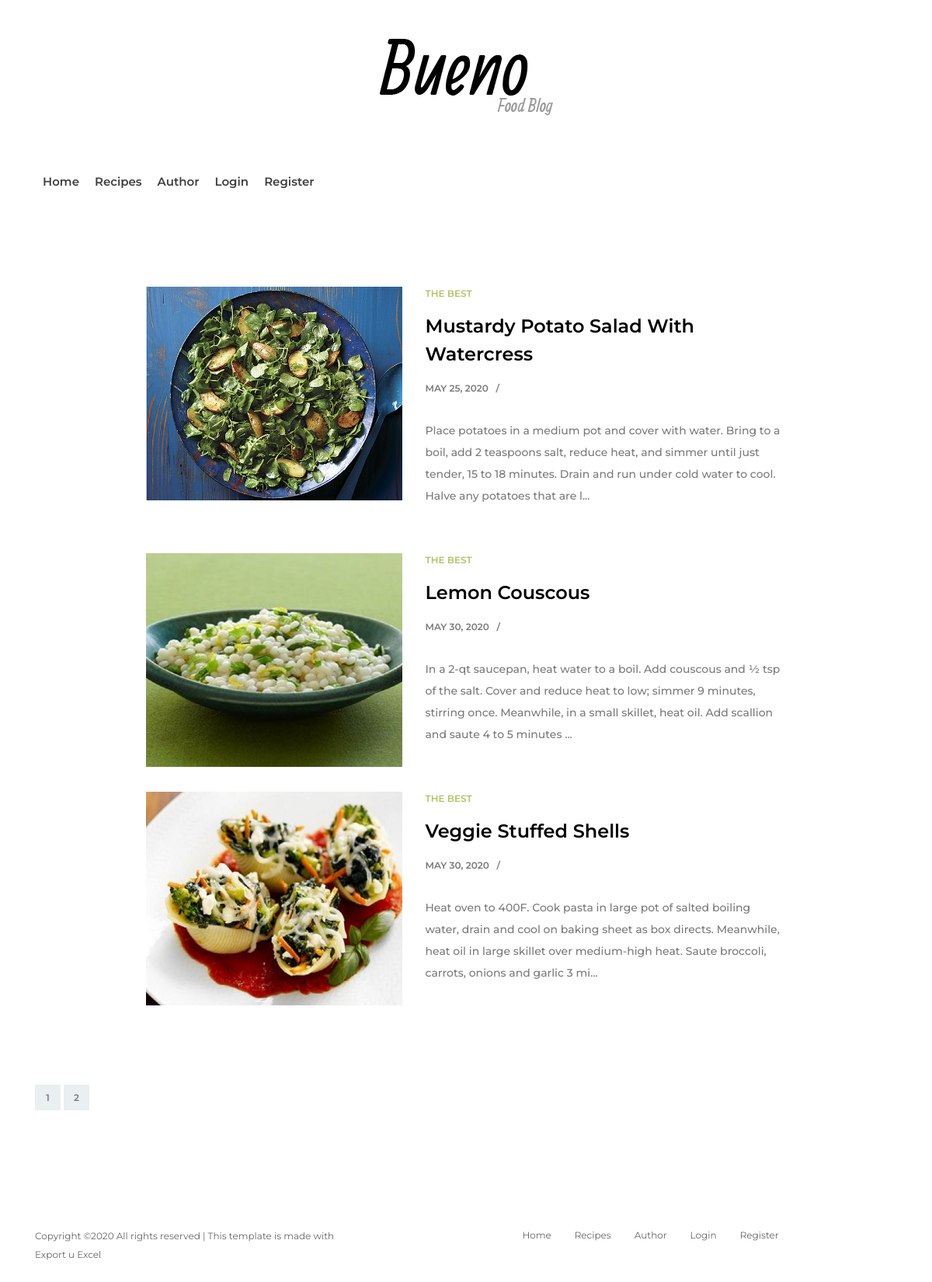
/index.php?page=recepti&id=1, run on the app's committed database.
### tables this page shows
CREATE TABLE `navmeni` (
  `id_n` int(10) NOT NULL,
  `naziv` varchar(100) NOT NULL,
  `putanja` varchar(100) NOT NULL,
  `parent` int(10) DEFAULT NULL,
  `pozicija` int(10) NOT NULL,
  `prikaz` int(10) NOT NULL
);

CREATE TABLE `recepti` (
  `id_r` int(10) NOT NULL,
  `naziv` varchar(100) NOT NULL,
  `nacin_pripreme` text NOT NULL,
  `sastojci` varchar(255) NOT NULL,
  `id_kat` int(10) NOT NULL,
  `slika` varchar(100) NOT NULL,
  `datum_kreiranja` timestamp(6) NOT NULL DEFAULT CURRENT_TIMESTAMP(6) ON UPDATE CURRENT_TIMESTAMP(6),
  `vreme_pripreme` int(10) NOT NULL,
  `kalorije` int(10) NOT NULL,
  `za_posluziti` int(10) NOT NULL
);

### models/recepti/functions.php (called while the page is built, shortened)
<?php
function dohvatiBrojStrana($idKat){
    try {
        return executeQueryOneRow("SELECT COUNT(*) as broj FROM recepti WHERE id_kat = $idKat");
    }catch (PDOException $ex) {
        return [
            'message'=> $ex->getMessage()
        ];
    }
}
function dohvatiPaginaciju($idKat){
    $result = dohvatiBrojStrana($idKat);
    $broj = $result->broj;
    return ceil($broj/RECEPT_OFFSET);
}
function dohvatiReceptePoPaginaciji($idKat, $limit = 0){
    global $conn;
    try{
        $upit = $conn->prepare("SELECT * FROM recepti WHERE id_kat = :idKat LIMIT :limit, :offset");
        $limit = ((int) $limit) * RECEPT_OFFSET;
        $offset = RECEPT_OFFSET;
        $upit->bindParam(":idKat", $idKat, PDO::PARAM_INT);
        $upit->bindParam(":limit", $limit, PDO::PARAM_INT);
        $upit->bindParam(":offset", $offset, PDO::PARAM_INT);
        $upit->execute();
        $recepti = $upit->fetchAll();
        return $recepti;
    }catch (PDOException $ex){
        return [
                'message'=> $ex->getMessage()
            ];
    }
}

### config/connection.php (called while the page is built, shortened)
<?php
try{
    $conn = new PDO('mysql:host='.SERVER.';dbname='.DATABASE.';charset-utf8', USERNAME, PASSWORD);
    $conn->setAttribute(PDO::ATTR_ERRMODE, PDO::ERRMODE_EXCEPTION);
    $conn->setAttribute(PDO::ATTR_DEFAULT_FETCH_MODE, PDO::FETCH_OBJ);
}catch (PDOException $ex){
    echo $ex->getMessage();
}
function executeQueryOneRow($query){
    global $conn;
    return $conn->query($query)->fetch();
}

### views/pages/recepti.php (the view, shortened to what this page needs)
<div class="catagory-post-area section-padding-100">
    <div class="container">
        <div class="row justify-content-center" id="receptiPoKat">
            <?php
                if(isset($_GET['id'])){
                    require_once "config/connection.php";
                    $id = $_GET['id'];
                    include "models/recepti/functions.php";
                    $limit = isset($_GET['limit']) ? $_GET['limit'] : 0;
                    $recepti = dohvatiReceptePoPaginaciji($id, $limit);
                    foreach($recepti as $recept):
                    $datumTmp = strtotime($recept->datum_kreiranja);
                    $datum = date("F j, Y", $datumTmp);
            ?>
            <div class="col-12 col-lg-8 col-xl-9">
                <div class="single-blog-post style-1 d-flex flex-wrap mb-30">
                    <div class="blog-thumbnail">
                        <img src="<?=$recept->slika?>" alt="<?=$recept->naziv?>">
                    </div>
                    <div class="blog-content">
                        <a href="index.php?page=recept&id=<?=$recept->id_r?>" class="post-tag">The Best</a>
                        <a href="index.php?page=recept&id=<?=$recept->id_r?>" class="post-title"><?=$recept->naziv?></a>
                        <div class="post-meta">
                            <a href="#" class="post-date"><?=$datum?></a>
                        </div>
                        <span class="more"><p><?=$recept->nacin_pripreme?></p></span>
                    </div>
                </div>
            </div>
            <?php endforeach; ?>
            <?php } ?>
        </div>
        <div class="row">
            <div class="col-12">
                <div class="pagination-area mt-70">
                    <nav aria-label="Page navigation example">
                        <ul class="pagination">
                            <?php
                                $number = dohvatiPaginaciju($id);
                                for($i = 0; $i<$number;$i++):
                                    $index = $i+1;
                            ?>
                            <li class="page-item">
                                <a data-limit="<?= $i ?>" data-id="<?= $id ?>" class="page-link brojStrana" href="#"><?= $index ?></a>
                            </li>
                            <?php endfor; ?>
                        </ul>
                    </nav>
                </div>
            </div>
        </div>
    </div>
</div>

### views/fixed/navbar.php (shortened to what this page needs)
<header class="header-area">
    <div class="logo-area">
        <a href="index.php"><img src="assets/img/core-img/logo.png" alt=""></a>
    </div>
    <div class="bueno-main-menu" id="sticker">
        <div class="classy-nav-container breakpoint-off">
            <div class="container">
                <nav class="classy-navbar justify-content-between" id="buenoNav">
                    <div class="classy-menu">
                        <div class="classynav">
                            <?php
                            include "config/connection.php";
                            $prikaz = 0;
                            switch ($prikaz){
                                case 0:
                                    $upit = "SELECT * FROM navmeni WHERE prikaz = 0 or prikaz = 1";
                                    break;
                            }
                            $navmeni = $conn->query($upit)->fetchAll();
                            $item = "<ul>";
                            foreach ($navmeni as $x){
                                $item .= "<li><a href='".$x->putanja."'>".$x->naziv."</a></li>";
                            }
                            $item .= "</ul>";
                            echo $item;
                            ?>
                        </div>
                    </div>
                </nav>
            </div>
        </div>
    </div>
</header>

### views/fixed/footer.php (shortened to what this page needs)
<footer class="footer-area">
    <div class="container">
        <div class="row">
            <div class="col-12 col-sm-5">
                <p class="copywrite-text">
                        Copyright &copy;<script>document.write(new Date().getFullYear());</script> All rights reserved | This template is made with</i><a href="models/kategorije/export-excel.php"></br>Export u Excel</a>
                       </p>
            </div>
            <div class="col-12 col-sm-7">
                <div class="footer-nav">
                    <?php
                    global $navmeni;
                    $item = "<ul>";
                    foreach ($navmeni as $x){
                        $item .= "<li><a href='".$x->putanja."'>".$x->naziv."</a></li>";
                    }
                    $item .= "</ul>";
                    echo $item;
                    ?>
                </div>
            </div>
        </div>
    </div>
</footer>
</body>
</html>

### assets/css/style.css (style rules this page uses)
* { margin: 0; padding: 0; }
body { font-family: "Montserrat", sans-serif; font-size: 14px; }
p { font-family: "Montserrat", sans-serif; color: #7a7a7a; font-size: 14px; line-height: 2; font-weight: 500; }
a, a:hover, a:focus { -webkit-transition-duration: 500ms; transition-duration: 500ms; text-decoration: none; outline: 0 solid transparent; color: #000000; font-weight: 600; font-size: 16px; font-family: "Montserrat", sans-serif; }
ul, ol { margin: 0; }
ul li, ol li { list-style: none; }
img { height: auto; max-width: 100%; }
.mt-70 { margin-top: 70px !important; }
.mb-30 { margin-bottom: 30px !important; }
.section-padding-100 { padding-top: 100px; padding-bottom: 100px; }
.header-area { position: relative; z-index: 1000; width: 100%; }
.header-area .logo-area { position: relative; z-index: 1; padding: 50px 30px; text-align: center; }
.header-area .logo-area a { display: inline-block; }
.header-area .bueno-main-menu { position: relative; width: 100%; height: 70px; }
.header-area .bueno-main-menu .classy-navbar { height: 70px; padding: 0; }
.header-area .bueno-main-menu .classy-navbar .classynav ul li a { font-weight: 600; text-transform: capitalize; font-size: 15px; padding: 0 10px; color: #404040; }
.pagination .page-item .page-link { background-color: #eaeff1; width: 33px; height: 33px; line-height: 33px; font-size: 12px; color: #7a7a7a; text-transform: uppercase; text-align: center; display: inline-block; border-radius: 0; padding: 0; margin-right: 5px; border: none; }
.footer-area { position: relative; z-index: 1; padding: 50px 0; }
.footer-area .copywrite-text { font-size: 12px; margin-bottom: 0; color: #666666; font-weight: 400; }
.footer-area .copywrite-text a { color: #666666; font-size: 12px; font-weight: 400; }
.footer-area .footer-nav { position: relative; z-index: 1; display: block; }
.footer-area .footer-nav ul { display: -webkit-box; display: -ms-flexbox; display: flex; -webkit-box-align: center; -ms-flex-align: center; -ms-grid-row-align: center; align-items: center; -webkit-box-pack: center; -ms-flex-pack: center; justify-content: center; }
.footer-area .footer-nav li a { position: relative; z-index: 1; color: #666666; font-size: 12px; margin: 0 10px; font-weight: 400; padding: 0 5px; }
.footer-area .footer-nav li a::after { -webkit-transition-duration: 500ms; transition-duration: 500ms; width: 100%; height: 3px; background-color: #b0c364; bottom: -8px; left: 0; right: 0; z-index: -1; position: absolute; content: ''; visibility: hidden; opacity: 0; }
.single-blog-post { position: relative; z-index: 1; -webkit-transition-duration: 500ms; transition-duration: 500ms; }
.single-blog-post.style-1 .blog-thumbnail { -webkit-transition-duration: 500ms; transition-duration: 500ms; position: relative; z-index: 1; -webkit-box-flex: 0; -ms-flex: 0 0 40%; flex: 0 0 40%; max-width: 40%; width: 40%; }
.single-blog-post.style-1 .blog-thumbnail img { -webkit-transition-duration: 500ms; transition-duration: 500ms; width: 100%; }
.single-blog-post.style-1 .blog-content { position: relative; z-index: 1; -webkit-box-flex: 0; -ms-flex: 0 0 60%; flex: 0 0 60%; max-width: 60%; width: 60%; padding-left: 30px; }
.single-blog-post.style-1 .blog-content p { margin-bottom: 30px; }
.single-blog-post.style-1 .blog-content .post-tag { font-size: 12px; font-weight: 600; color: #b0c364; text-transform: uppercase; margin-bottom: 15px; display: block; -webkit-transition-duration: 500ms; transition-duration: 500ms; }
.single-blog-post.style-1 .blog-content .post-title { display: block; font-size: 24px; margin-bottom: 15px; -webkit-transition-duration: 500ms; transition-duration: 500ms; }
.single-blog-post.style-1 .blog-content .post-meta { position: relative; z-index: 1; margin-bottom: 30px; }
.single-blog-post.style-1 .blog-content .post-meta a { -webkit-transition-duration: 500ms; transition-duration: 500ms; position: relative; z-index: 1; display: inline-block; color: #7a7a7a; font-size: 12px; font-weight: 600; text-transform: uppercase; }
.single-blog-post.style-1 .blog-content .post-meta a:first-child { margin-right: 20px; }
.single-blog-post.style-1 .blog-content .post-meta a:first-child::after { position: absolute; z-index: 5; top: 0; right: -14px; content: "/"; }

### data on the page
navmeni: naziv "Home"
navmeni: naziv "Recipes"
navmeni: naziv "Author"
navmeni: naziv "Login"
navmeni: naziv "Register"
recepti: slika (picture), naziv "Mustardy Potato Salad With Watercress", datum_kreiranja "MAY 25, 2020", nacin_pripreme "Place potatoes in a medium pot and cover with water. Bring to a boil, add 2 teaspoons salt, reduce heat, and simmer until just tender, 15 to 18 minutes. Drain and run under cold water to cool. Halve any potatoes that are l..."
recepti: slika (picture), naziv "Lemon Couscous", datum_kreiranja "MAY 30, 2020", nacin_pripreme "In a 2-qt saucepan, heat water to a boil. Add couscous and 1⁄2 tsp of the salt. Cover and reduce heat to low; simmer 9 minutes, stirring once. Meanwhile, in a small skillet, heat oil. Add scallion and saute 4 to 5 minutes ..."
recepti: slika (picture), naziv "Veggie Stuffed Shells", datum_kreiranja "MAY 30, 2020", nacin_pripreme "Heat oven to 400F. Cook pasta in large pot of salted boiling water, drain and cool on baking sheet as box directs. Meanwhile, heat oil in large skillet over medium-high heat. Saute broccoli, carrots, onions and garlic 3 mi..."

### other printed values
$index "1"
$index "2"
